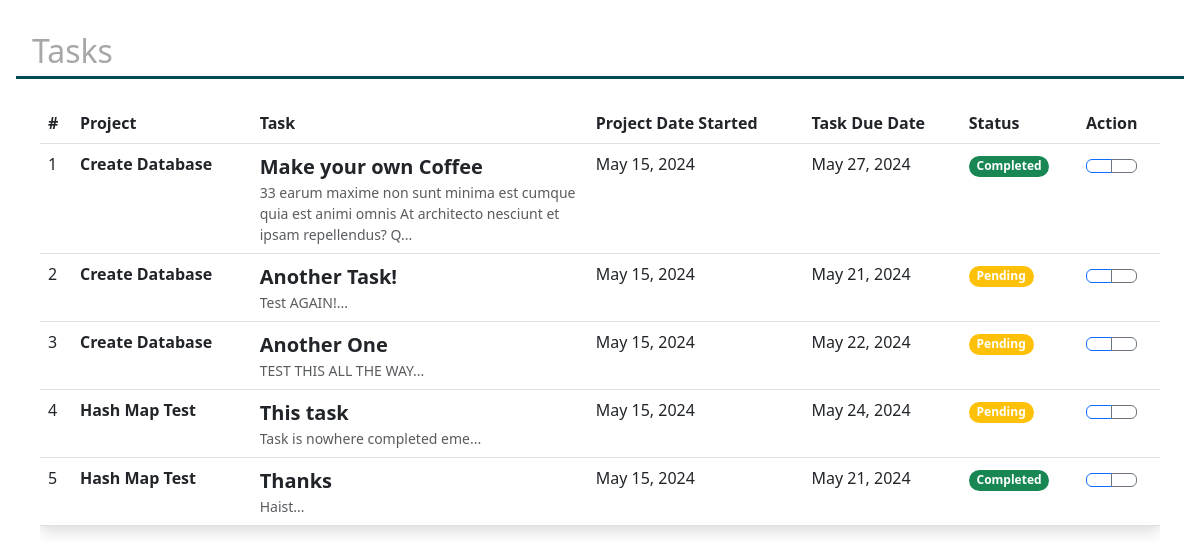
Page /containers/task.php on the earlier database version.
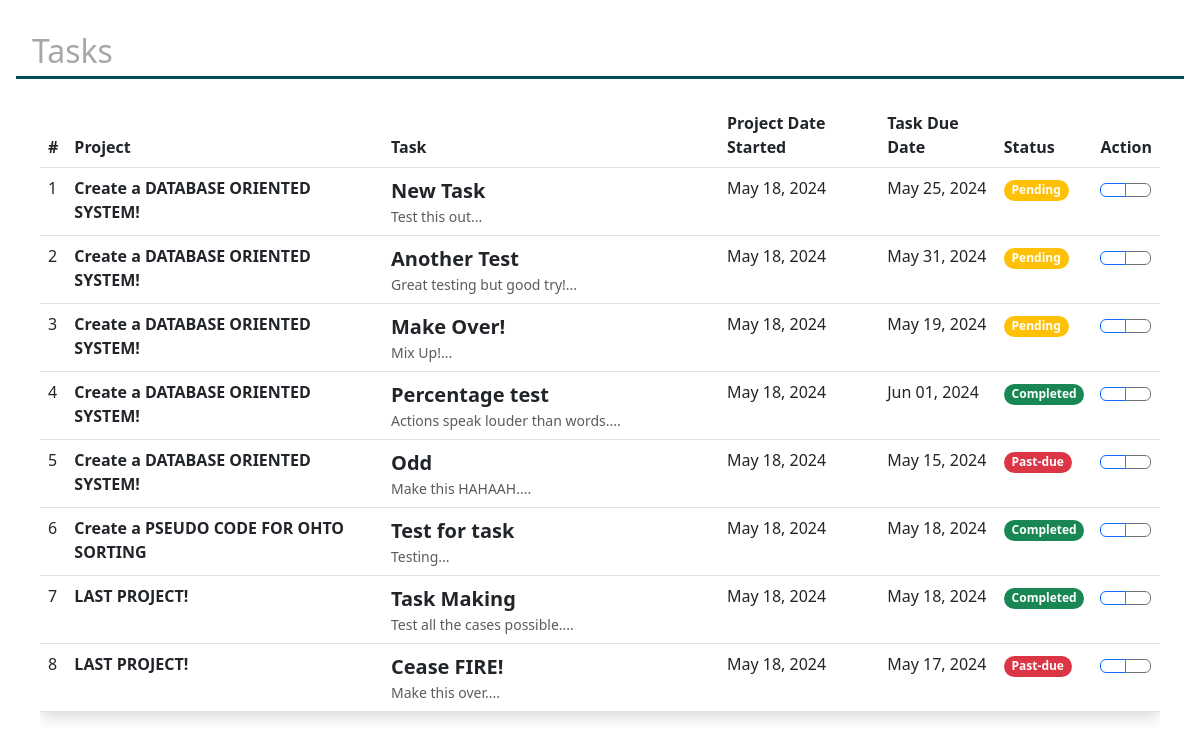
Same page on the later database version.
### tables this page shows
CREATE TABLE `tasks` (
  `task_id` int(11) NOT NULL,
  `task_name` varchar(50) DEFAULT NULL,
  `project_id` int(6) DEFAULT NULL,
  `emp_id` int(6) DEFAULT NULL,
  `priority` enum('Low','Medium','High') DEFAULT NULL,
  `deadline` date DEFAULT NULL,
  `task_status` enum('Pending','Completed','Past-due') DEFAULT NULL,
  `task_description` mediumtext DEFAULT NULL
);

CREATE TABLE `projects` (
  `project_id` int(6) NOT NULL,
  `project_name` varchar(50) NOT NULL,
  `start_date` date NOT NULL,
  `end_date` date NOT NULL,
  `project_manager` int(6) DEFAULT NULL,
  `project_status` enum('Active','Completed','On Hold') NOT NULL,
  `proj_description` mediumtext DEFAULT NULL
);

### containers/task.php (the view, shortened to what this page needs)
<?php
include "dbConnect.php";
?>
<!DOCTYPE html>
<html lang="en">
<head>
    <link rel="stylesheet" href="/styles/dashboard.css">
    <link href="https://cdn.jsdelivr.net/npm/bootstrap@5.3.0/dist/css/bootstrap.min.css" rel="stylesheet">
</head>
<body>
    <div class="body p-3">
        <section class="pageTitle1 p-3">
            <h2>Tasks</h2>
        </section>
        <div class="separator"></div>
        <section class="p-4">
            <div class="table-responsive">
                <table class="table datatable">
                    <thead class="thead-dark">
                        <tr>
                            <th scope="col">#</th>
                            <th scope="col">Project</th>
                            <th scope="col">Task</th>
                            <th scope="col">Project Date Started</th>
                            <th scope="col">Task Due Date</th>
                            <th scope="col">Status</th>
                            <th scope="col">Action</th>
                        </tr>
                    </thead>
                    <tbody id="addData">
                        <?php
                        $sql = "SELECT t.task_id, t.task_name, t.task_description, t.deadline AS task_deadline,
                                   t.task_status, p.project_name, p.start_date AS project_start_date
                            FROM tasks t
                            LEFT JOIN projects p ON t.project_id = p.project_id";
                        $result = mysqli_query($conn, $sql);
                        if (mysqli_num_rows($result) > 0) {
                            $index = 1;
                            while ($row = mysqli_fetch_assoc($result)) {
                                $taskDescription = base64_decode($row['task_description']);
                                $plainTextDescription = strip_tags($taskDescription);
                                $shortDescription = substr($plainTextDescription, 0, 110) . '...';
                                echo "<tr>";
                                echo "<td>" . $index++ . "</td>";
                                echo "<td><strong>" . htmlspecialchars($row['project_name']) . "</strong></td>";
                                echo "<td class='project-column'><div><div class='fw-bold fs-5'>" . htmlspecialchars($row['task_name']) . "</div>
                                <div class='text-wrap text-muted small'>" . htmlspecialchars($shortDescription) . "</div>
                                </div></td>";
                                echo "<td>" . date('M d, Y', strtotime($row['project_start_date'])) . "</td>";
                                echo "<td>" . date('M d, Y', strtotime($row['task_deadline'])) . "</td>";
                                echo "<td>";
                                $status = htmlspecialchars($row['task_status']);
                                $badgeClass = '';
                                switch ($status) {
                                    case 'Completed':
                                        $badgeClass = 'bg-success';
                                        break;
                                    case 'Pending':
                                        $badgeClass = 'bg-warning';
                                        break;
                                    case 'Past-due':
                                        $badgeClass = 'bg-danger';
                                        break;
                                }
                                echo "<span class='badge rounded-pill $badgeClass'>$status</span>";
                                echo "</td>";
                                echo "<td>
                                    <div class='btn-group'>
                                    <button type='button' class='taskviewbtn btn btn-outline-primary' data-task-id='" . $row['task_id'] . "'><i class='lni lni-eye'></i></button>
                                    <button type='button' class='taskeditbtn btn btn-outline-secondary' data-task-id='" . $row['task_id'] . "'><i class='bx bxs-edit'></i></button>
                                    </div>
                                </td>";
                                echo "</tr>";
                            }
                        } else {
                            echo "<tr><td colspan='7'>No tasks found</td></tr>";
                        }
                        ?>
                    </tbody>
                </table>
            </div>
        </section>
    </div>
</body>
</html>

Differences in the rows shown:
removed tasks: project.project_name "Create Database", task_name "Make your own Coffee", task_description "33 earum maxime non sunt minima est cumque quia est animi omnis At architecto nesciunt et ipsam repellendus? Q...", project.start_date "May 15, 2024", deadline "May 27, 2024", task_status "Completed"
removed tasks: project.project_name "Create Database", task_name "Another Task!", task_description "Test AGAIN!...", project.start_date "May 15, 2024", deadline "May 21, 2024", task_status "Pending"
removed tasks: project.project_name "Create Database", task_name "Another One", task_description "TEST THIS ALL THE WAY...", project.start_date "May 15, 2024", deadline "May 22, 2024", task_status "Pending"
removed tasks: project.project_name "Hash Map Test", task_name "This task", task_description "Task is nowhere completed eme...", project.start_date "May 15, 2024", deadline "May 24, 2024", task_status "Pending"
removed tasks: project.project_name "Hash Map Test", task_name "Thanks", task_description "Haist...", project.start_date "May 15, 2024", deadline "May 21, 2024", task_status "Completed"
added tasks: project.project_name "Create a DATABASE ORIENTED SYSTEM!", task_name "New Task", task_description "Test this out...", project.start_date "May 18, 2024", deadline "May 25, 2024", task_status "Pending"
added tasks: project.project_name "Create a DATABASE ORIENTED SYSTEM!", task_name "Another Test", task_description "Great testing but good try!...", project.start_date "May 18, 2024", deadline "May 31, 2024", task_status "Pending"
added tasks: project.project_name "Create a DATABASE ORIENTED SYSTEM!", task_name "Make Over!", task_description "Mix Up!...", project.start_date "May 18, 2024", deadline "May 19, 2024", task_status "Pending"
added tasks: project.project_name "Create a DATABASE ORIENTED SYSTEM!", task_name "Percentage test", task_description "Actions speak louder than words....", project.start_date "May 18, 2024", deadline "Jun 01, 2024", task_status "Completed"
added tasks: project.project_name "Create a DATABASE ORIENTED SYSTEM!", task_name "Odd", task_description "Make this HAHAAH....", project.start_date "May 18, 2024", deadline "May 15, 2024", task_status "Past-due"
added tasks: project.project_name "Create a PSEUDO CODE FOR OHTO SORTING", task_name "Test for task", task_description "Testing...", project.start_date "May 18, 2024", deadline "May 18, 2024", task_status "Completed"
added tasks: project.project_name "LAST PROJECT!", task_name "Task Making", task_description "Test all the cases possible....", project.start_date "May 18, 2024", deadline "May 18, 2024", task_status "Completed"
added tasks: project.project_name "LAST PROJECT!", task_name "Cease FIRE!", task_description "Make this over....", project.start_date "May 18, 2024", deadline "May 17, 2024", task_status "Past-due"
